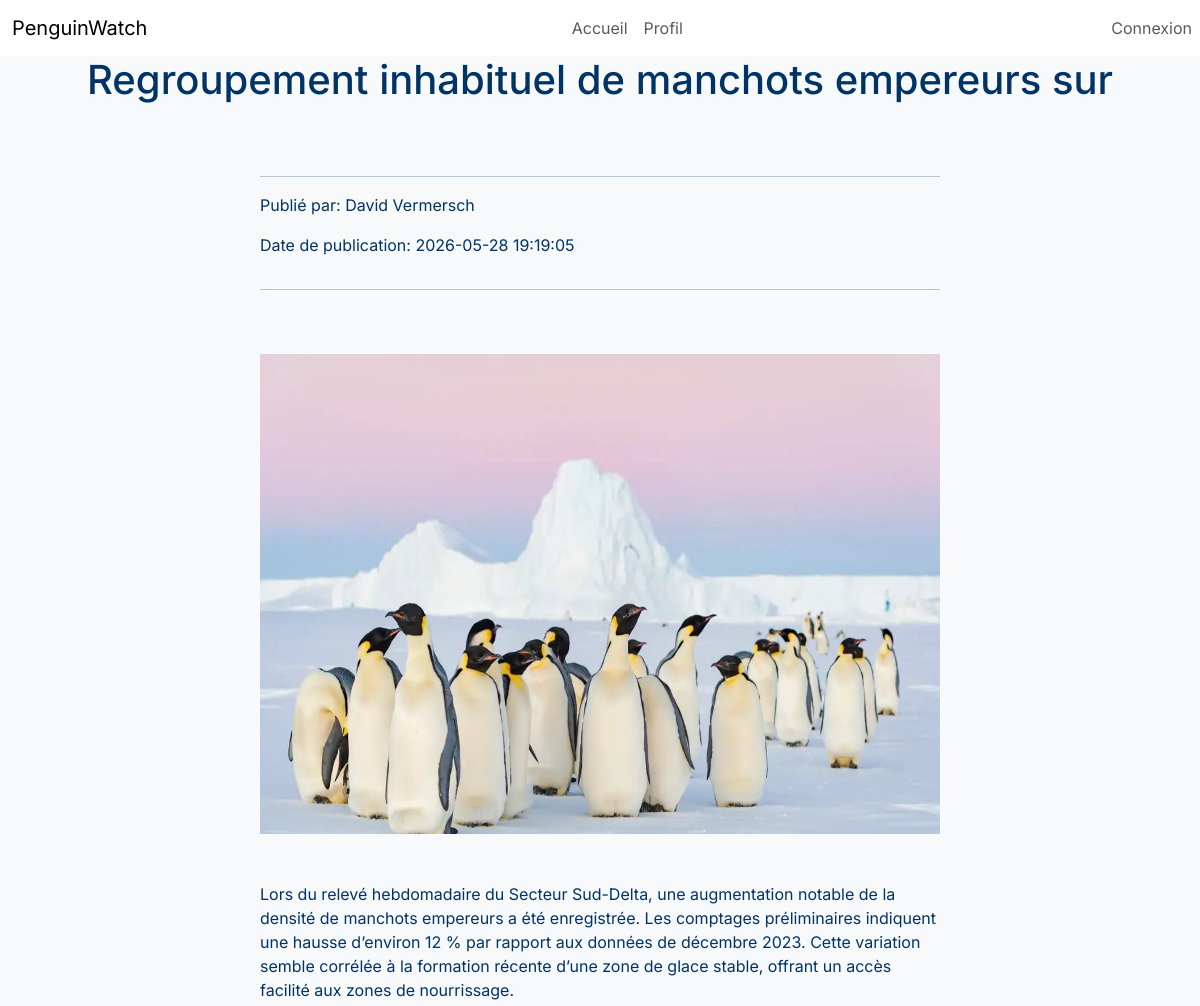
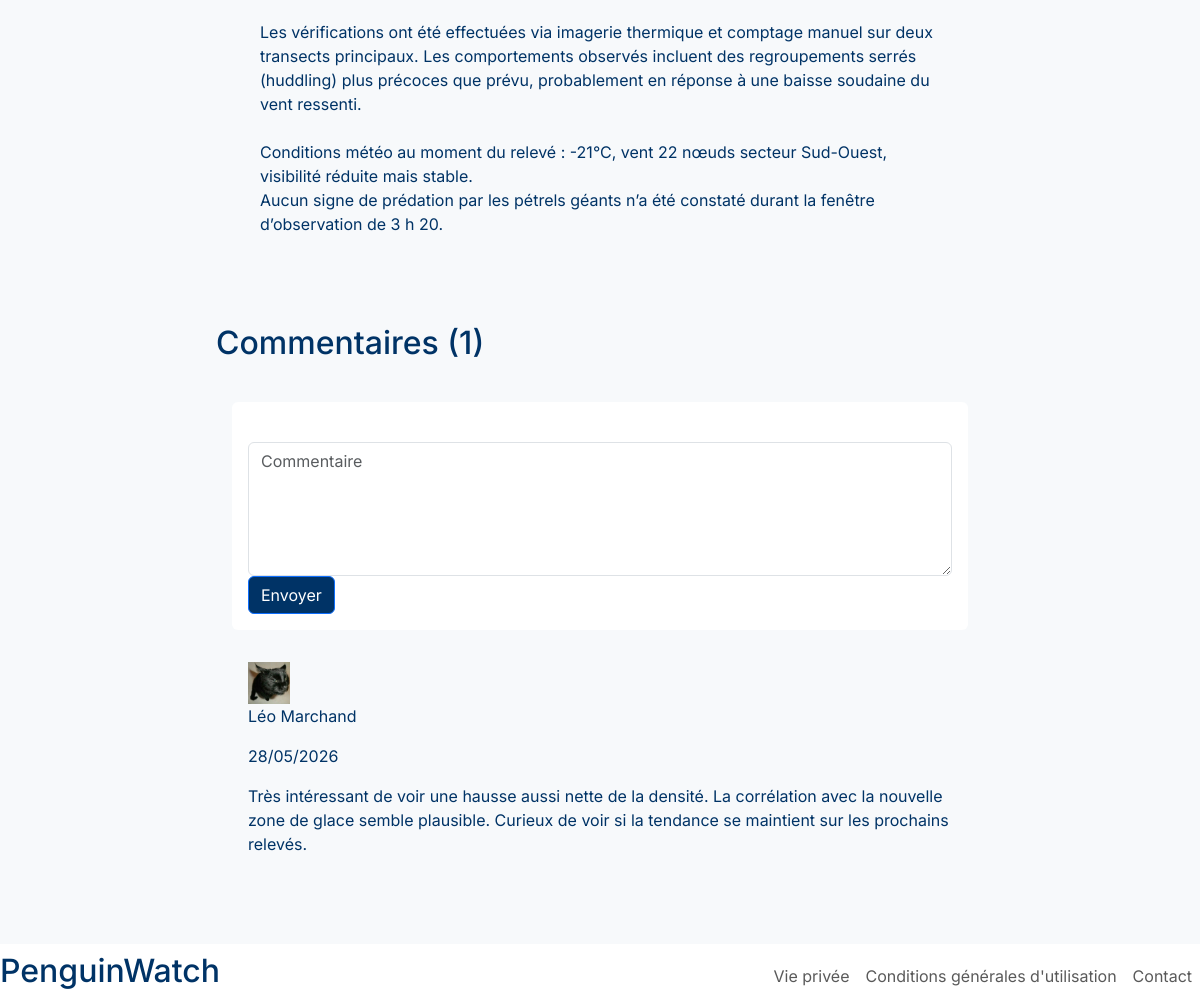
Page /vue/rapport.php?id=1 on the committed database (2 pictures, top to bottom).
### tables this page shows
CREATE TABLE IF NOT EXISTS `rapports` (
  `id_rapport` int NOT NULL AUTO_INCREMENT,
  `titre` varchar(50) NOT NULL,
  `contenu` text NOT NULL,
  `image_couverture` varchar(255) NOT NULL,
  `localisation` varchar(12) NOT NULL,
  `id_utilisateur` int NOT NULL,
  `date_ecriture` datetime NOT NULL,
  PRIMARY KEY (`id_rapport`)
);

CREATE TABLE IF NOT EXISTS `utilisateurs` (
  `id_utilisateur` int NOT NULL AUTO_INCREMENT,
  `pseudo` varchar(50) NOT NULL,
  `mdp` varchar(25) NOT NULL,
  `email` varchar(50) NOT NULL,
  `role` tinyint(1) NOT NULL,
  `date_creation` date NOT NULL,
  `id_image` int NOT NULL DEFAULT '1',
  PRIMARY KEY (`id_utilisateur`)
);

CREATE TABLE IF NOT EXISTS `commentaires` (
  `id_commentaire` int NOT NULL AUTO_INCREMENT,
  `texte_commentaire` text NOT NULL,
  `id_rapport` int NOT NULL,
  `id_utilisateur` int NOT NULL,
  `date_publication` datetime NOT NULL,
  PRIMARY KEY (`id_commentaire`)
);

CREATE TABLE IF NOT EXISTS `photo_profil` (
  `id_image` int NOT NULL AUTO_INCREMENT,
  `nom_image` varchar(255) NOT NULL,
  PRIMARY KEY (`id_image`)
);

### models/fonction_rapport.php (called while the page is built, shortened)
<?php
function afficherRapport($id_rapport){
    $mysqlClient = connectDatabase();
    $req = $mysqlClient->prepare('SELECT * FROM rapports r JOIN utilisateurs u ON u.id_utilisateur=r.id_utilisateur WHERE id_rapport=:id_rapport');
    $req->execute(['id_rapport' => $id_rapport]);
    return $req->fetch();
}
function fetchCommentaires($id_rapport){
    $mysqlClient = connectDatabase();
    $req = $mysqlClient->prepare('SELECT * FROM commentaires c JOIN utilisateurs u ON u.id_utilisateur=c.id_utilisateur JOIN photo_profil p ON p.id_image=u.id_image WHERE id_rapport=:id_rapport ORDER BY date_publication DESC');
    $req->execute(['id_rapport' => $id_rapport]);
    return $req->fetchAll();
}
function countCommentaires($id_rapport){
    $mysqlClient = connectDatabase();
    $req = $mysqlClient->prepare('SELECT COUNT(*) AS nbre_commentaires FROM commentaires WHERE id_rapport=:id_rapport');
    $req->execute(['id_rapport' => $id_rapport]);
    return $req->fetch();
}
?>

### vue/rapport.php (the view, shortened to what this page needs)
<?php
include ("header.php");
require("fonction_rapport.php");
$id_rapport = htmlspecialchars($_GET['id']);
$rapport = afficherRapport($id_rapport);
$image_couverture = $rapport['image_couverture'];
$commentaires = fetchCommentaires($id_rapport);
$nombre_commentaires = countCommentaires($id_rapport);
?>
<!DOCTYPE html>
<html lang="en">
<head>
</head>
<body>
    <div class="container d-flex justify-content-center align-items-center flex-column">
        <h1><?php echo $rapport['titre']; ?></h1>
        <div class="container d-flex justify-content-start align-items-start flex-column col-8 p-3 my-2">
            <div class="container d-flex flex-column col-12 p-3 my-2">
                <hr>
                <p>Publié par: <?php echo $rapport['pseudo']; ?></p>
                <p>Date de publication: <?php echo $rapport['date_ecriture']; ?></p>
                <hr>
            </div>
            <div class="container d-flex justify-content-start align-items-start flex-column col-12 p-3 my-2">
                <img class="thumbnail img-fluid" style="width: 850px; height: 480px;" src="images/<?php echo $image_couverture; ?>" alt="Image de couverture">
            </div>
            <div class="container d-flex justify-content-start align-items-start flex-column col-12 p-3 my-2">
                <p><?php echo $rapport['contenu']; ?></p>
            </div>
        </div>
    </div>
    <div class="container d-flex justify-content-center align-items-start flex-column col-8 p-3 my-2">
        <h2>Commentaires (<?php echo $nombre_commentaires['nbre_commentaires']; ?>)</h2>
        <div class="container d-flex justify-content-start align-items-start flex-column col-12 p-3 my-2">
            <div class="container d-flex justify-content-start align-items-start flex-column col-12 p-3 my-2 bg-white rounded">
                <br>
                    <FORM action="controller.php?action=commenter&id=<?php echo $id_rapport; ?>" method="POST">
                        <textarea class="form-control" name="commentaire" id="commentaire" placeholder="Commentaire" cols="100" rows="5"></textarea>
                        <input class="btn btn-primary" type="submit" name="commenter" value="Envoyer">
                    </FORM>
            </div>
            <div>
                <?php foreach($commentaires as $commentaire){ ?>
                    <div class="container d-flex justify-content-start align-items-start flex-column col-12 p-3 my-2">
                        <img class="thumbnail small" src="images/<?php echo $commentaire['nom_image']; ?>" alt="Photo de profil">
                        <p><?php echo $commentaire['pseudo']; ?></p>
                        <p><?php echo date('d/m/Y', strtotime($commentaire['date_publication'])); ?></p>
                        <p><?php echo $commentaire['texte_commentaire']; ?></p>
                    </div>
                <?php } ?>
            </div>
        </div>
    </div>
</body>
</html>
<?php
include ("footer.php");
?>

### css/style.css (style rules this page uses)
:root { --bs-heading-color: #003366 !important; }
body { font-family: 'Inter', sans-serif; color: #003366 !important; background-color: #F7F9FB !important; }
.small { width: 42px; height: 42px; }
.btn-primary { background-color: #003366 !important; }

### rows in the picture
rapports: titre "Regroupement inhabituel de manchots empereurs sur", id_utilisateur.pseudo "David Vermersch", date_ecriture "2026-05-28 19:19:05", image_couverture (picture), contenu "Lors du relevé hebdomadaire du Secteur Sud-Delta, une augmentation notable de la densité de manchots empereurs a été enregistrée. Les comptages préliminaires indiquent une hausse d’environ 12 % par rapport aux données de décembre 2023. Cette variation semble corrélée à la formation récente d’une zone de glace stable, offrant un accès facilité aux zones de nourrissage. Les vérifications ont été effectuées via imagerie thermique et comptage manuel sur deux transects principaux. Les comportements observés incluent des regroupements serrés (huddling) plus précoces que prévu, probablement en réponse à une baisse soudaine du vent ressenti. Conditions météo au moment du relevé : -21°C, vent 22…"
commentaires: photo_profil.nom_image (picture), id_utilisateur.pseudo "Léo Marchand", date_publication "28/05/2026", texte_commentaire "Très intéressant de voir une hausse aussi nette de la densité. La corrélation avec la nouvelle zone de glace semble plausible. Curieux de voir si la tendance se maintient sur les prochains relevés."

### other values in the picture
$nombre_commentaires['nbre_commentaires'] "1"
